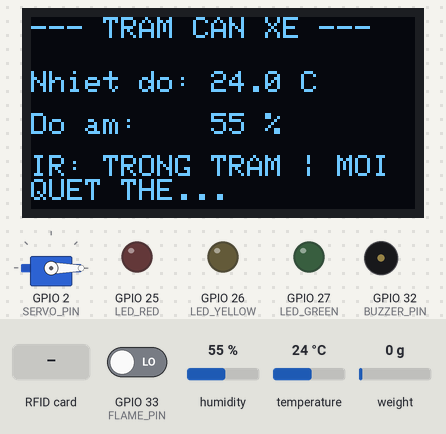
Simulated run of this sketch. Board: ESP32. Shown: 128×64 one-colour display, servo, output pins drawn as LEDs (lit = HIGH), buzzer (waves = sounding, pin HIGH). Wiring (inferred from the names in the program): IR receiver: data GPIO 13. Dashed ring = blinking. The test bench sets the inputs (shaded band); at power-on: GPIO 33 (FLAME_PIN) LOW, humidity 55 %, temperature 24 °C, weight on the scale 0 g. WiFi joins after 1.5 s; servers stay silent unless stated; no MQTT or app messages arrive unless stated; what the sketch prints to the serial monitor is not drawn.

Above: at 4.8 s.
4.9 s: RFID card E7 C1 12 07 held to the reader
At 5.3 s:
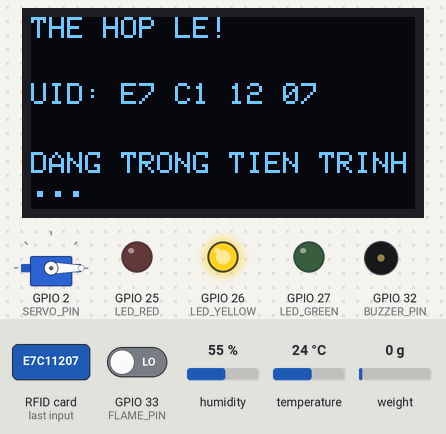
12.5 s: GPIO 33 (FLAME_PIN) driven HIGH
At 12.95 s:
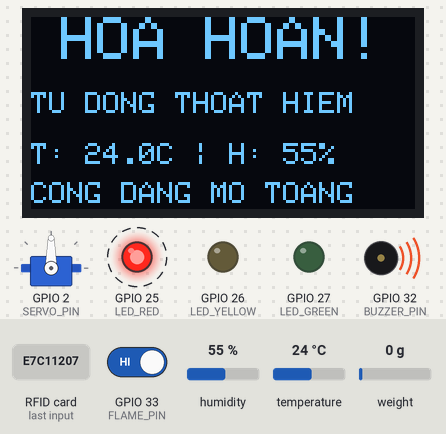
14.5 s: humidity set to 22 %
At 15.29 s:
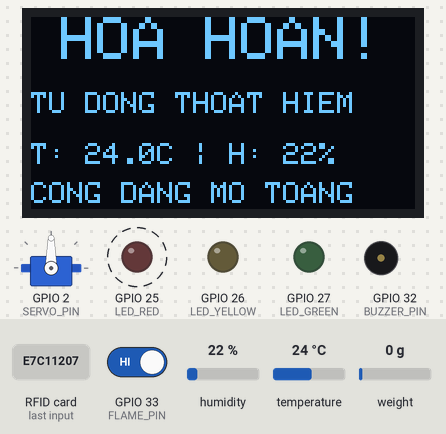
16.6 s: temperature set to 12 °C
At 18.57 s:
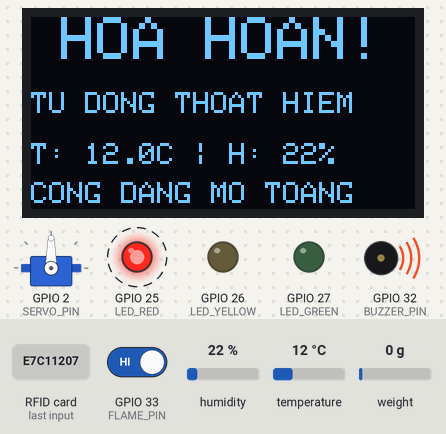
Timing chart, 0 to 25.1 s (numbered marks = the images above; inputs shaded):
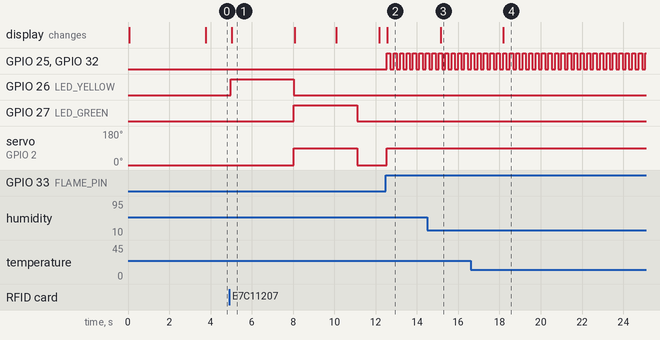

Measured:
- after the input at 4.9 s, GPIO 26 (LED_YELLOW): LOW → HIGH after 0.09 s, → LOW 3.0 s later; GPIO 27 (LED_GREEN): LOW → HIGH after 3.1 s, → LOW 3.1 s later; servo on GPIO 2 (SERVO_PIN): 0° → 90° after 3.1 s, → 0° 3.1 s later; the display: changes after 0.13 s (image 1)
- after the input at 12.5 s, GPIO 25 (LED_RED), GPIO 32 (BUZZER_PIN): alternates HIGH for 0.16 s and LOW for 0.16 s, starting after 0.05 s; servo on GPIO 2 (SERVO_PIN): 0° → 90° after 0.05 s; the display: changes after 0.07 s (image 2)
- after the input at 14.5 s, the display: changes after 0.66 s (image 3)
- after the input at 16.6 s, the display: changes after 1.6 s (image 4)
- what the display in image 1 shows lasts 3.1 s, from 5.0 s to 8.1 s

The sketch:

NODE2_FULL.ino
```cpp
#include <SPI.h>
#include <MFRC522.h>
#include <Wire.h>
#include <Adafruit_GFX.h>
#include <Adafruit_SSD1306.h>
#include <HX711.h>
#include <ESP32Servo.h>
#include <WiFi.h>
#include <PubSubClient.h>
#include <DHT.h>
#include <ArduinoJson.h>
#include <esp_now.h>

const char* ssid = "OPPO";
const char* password = "123456790";
const char* thingsboard_server = "mqtt.thingsboard.cloud";
const char* access_token = "D3gS54hEZnVcpJzJD3H5";

WiFiClient espClient;
PubSubClient mqttClient(espClient);


uint8_t mac_code1[] = {0xfc, 0xe8, 0xc0, 0xe1, 0x11, 0x48};

typedef struct __attribute__((packed)) struct_esp1 {
    uint8_t id;
    float x;
    int y;
} struct_esp1;
struct_esp1 dataToSend;

typedef struct struct_message_Node3 {
  int TotalRed;
  int TotalGreen;
  int DoCon;
  int Nuoc;
} struct_message_Node3;
struct_message_Node3 incomingData;
esp_now_peer_info_t peerInfo;

void OnDataSent(const uint8_t *mac_addr, esp_now_send_status_t status) {
  Serial.print("Trang thai gui ESP-NOW: ");
  Serial.println(status == ESP_NOW_SEND_SUCCESS ? "Thanh cong" : "That bai");
}

void OnDataRecv(const esp_now_recv_info_t * mac, const uint8_t *incomingDataPtr, int len) {
  if (len == sizeof(struct_message_Node3)) {
    memcpy(&incomingData, incomingDataPtr, sizeof(incomingData));
    Serial.println("--- NHAN DU LIEU TU NODE 3 ---");
    Serial.printf("Mau Do: %d | Mau Xanh: %d | Do Con: %d | Nuoc: %d\n",
                  incomingData.TotalRed, incomingData.TotalGreen, incomingData.DoCon, incomingData.Nuoc);
    Serial.println("------------------------------");
  } else {
    Serial.println("Du lieu nhan kich thuoc khong hop le!");
  }
}

#define SCREEN_WIDTH 128
#define SCREEN_HEIGHT 64
#define OLED_RESET    -1
Adafruit_SSD1306 display(SCREEN_WIDTH, SCREEN_HEIGHT, &Wire, OLED_RESET);

#define SS_PIN    5
#define RST_PIN   4
MFRC522 mfrc522(SS_PIN, RST_PIN);

#define LOADCELL_DOUT_PIN 21
#define LOADCELL_SCK_PIN  22
HX711 scale;
float calibration_factor = 69444.45;
#define SERVO_PIN 2
Servo gateServo;

#define IR_PIN 13
#define LED_RED    25
#define LED_YELLOW 26
#define LED_GREEN  27

#define FLAME_PIN  33   // Chân tín hiệu cảm biến lửa GPIO 33
#define BUZZER_PIN 32
#define DHTPIN     15
#define DHTTYPE    DHT11
DHT dht(DHTPIN, DHTTYPE);

String validUID = "E7 C1 12 07";
bool dangTrongTienTrinh = false;
bool heThongBiKhoaDoChay = false;

String current_led = "OFF";
int current_servo = 0;
float t = 28.5;
float h = 60.0;

void setup_wifi() {
  delay(10);
  Serial.println();
  Serial.print("Dang ket noi den WiFi: ");
  Serial.println(ssid);
  WiFi.mode(WIFI_STA);
  WiFi.begin(ssid, password);
  while (WiFi.status() != WL_CONNECTED) {
    delay(500);
    Serial.print(".");
  }
  Serial.println("\nWiFi da ket noi!");
  Serial.print("Kenh WiFi (Channel) hien tai: ");
  Serial.println(WiFi.channel());
}

void on_callback(char* topic, byte* payload, unsigned int length) {
  char json[200];
  memcpy(json, payload, length);
  json[length] = '\0';

  StaticJsonDocument<200> doc;
  DeserializationError error = deserializeJson(doc, json);
  if (error) return;

  String method = doc["method"];

  if (method == "resetFire") {
    heThongBiKhoaDoChay = false;
    digitalWrite(BUZZER_PIN, LOW);
    dieuKhienServo(0);
    dieuKhienDen("OFF");
    Serial.println("-> DA RESET BAO CHAY TU THINGSBOARD!");

    String responseTopic = String(topic);
    responseTopic.replace("request", "response");
    mqttClient.publish(responseTopic.c_str(), "{\"status\":\"ok\"}");
  }
}

void reconnect() {
  while (!mqttClient.connected()) {
    Serial.print("Dang ket noi MQTT ThingsBoard...");
    if (mqttClient.connect("ESP32_TramCan", access_token, NULL)) {
      Serial.println("Thanh cong!");
      mqttClient.subscribe("v1/devices/me/rpc/request/+");
    } else {
      Serial.print("That bai, ma loi: ");
      Serial.print(mqttClient.state());
      Serial.println(" Thu lai sau 5 giay...");
      delay(5000);
    }
  }
}

void guiTrangThaiHeThong(String uid, float weight, String status) {
  if (!mqttClient.connected()) reconnect();
  int irState = digitalRead(IR_PIN);

  String payload = "{";
  payload += "\"uid\":\"" + uid + "\",";
  payload += "\"weight\":" + String(weight, 1) + ",";
  payload += "\"status\":\"" + status + "\",";
  payload += "\"temperature\":" + String(t, 1) + ",";
  payload += "\"humidity\":" + String(h, 1) + ",";
  payload += "\"ir_sensor\":" + String(irState) + ",";
  payload += "\"flame_detected\":" + String(heThongBiKhoaDoChay ? 1 : 0) + ",";
  payload += "\"active_led\":\"" + current_led + "\",";
  payload += "\"buzzer\":" + String(digitalRead(BUZZER_PIN)) + ",";
  payload += "\"barrier_angle\":" + String(current_servo);
  payload += "}";

  char attributes[300];
  payload.toCharArray(attributes, 300);
  mqttClient.publish("v1/devices/me/telemetry", attributes);
  Serial.println("Da dong bo I/O len ThingsBoard: " + payload);

  dataToSend.id = 1;
  dataToSend.x = weight;
  dataToSend.y = irState;
  esp_now_send(mac_code1, (uint8_t *) &dataToSend, sizeof(dataToSend));
}

void dieuKhienDen(String mau) {
  current_led = mau;
  digitalWrite(LED_RED, (mau == "RED") ? HIGH : LOW);
  digitalWrite(LED_YELLOW, (mau == "YELLOW") ? HIGH : LOW);
  digitalWrite(LED_GREEN, (mau == "GREEN") ? HIGH : LOW);
}

void dieuKhienServo(int goc) {
  current_servo = goc;
  gateServo.write(goc);
}

void setup() {
  Serial.begin(115200);

  Wire.begin(16, 17);
  if(!display.begin(SSD1306_SWITCHCAPVCC, 0x3C)) {
    Serial.println(F("Khong tim thay OLED"));
    for(;;);
  }
  display.clearDisplay();
  display.setTextColor(SSD1306_WHITE);
  display.setTextSize(1);
  display.setCursor(0, 10);
  display.println("Khoi dong he thong...");
  display.display();
  delay(1000);

  setup_wifi();
  mqttClient.setServer(thingsboard_server, 1883);
  mqttClient.setCallback(on_callback);

  if (esp_now_init() != ESP_OK) {
    Serial.println("Loi khoi tao ESP-NOW");
    return;
  }
  esp_now_register_send_cb(esp_now_send_cb_t(OnDataSent));
  esp_now_register_recv_cb(esp_now_recv_cb_t(OnDataRecv));

  memcpy(peerInfo.peer_addr, mac_code1, 6);
  peerInfo.channel = 0;
  peerInfo.encrypt = false;
  if (esp_now_add_peer(&peerInfo) != ESP_OK){
    Serial.println("Loi khi them Peer ESP-NOW");
    return;
  }

  SPI.begin();
  mfrc522.PCD_Init();

  dht.begin();

  scale.begin(LOADCELL_DOUT_PIN, LOADCELL_SCK_PIN);
  scale.set_scale(calibration_factor);
  scale.tare();

  ESP32PWM::allocateTimer(0);
  gateServo.setPeriodHertz(50);
  gateServo.attach(SERVO_PIN, 500, 2400);
  dieuKhienServo(0);

  pinMode(IR_PIN, INPUT);
  pinMode(LED_RED, OUTPUT);
  pinMode(LED_YELLOW, OUTPUT);
  pinMode(LED_GREEN, OUTPUT);

  pinMode(FLAME_PIN, INPUT);
  pinMode(BUZZER_PIN, OUTPUT);
  digitalWrite(BUZZER_PIN, LOW);

  dieuKhienDen("OFF");
}

void loop() {
  if (!mqttClient.connected()) reconnect();
  mqttClient.loop();

  static unsigned long thoiGianDocDHT = 0;
  if (millis() - thoiGianDocDHT > 3000) {
    thoiGianDocDHT = millis();
    float moi_t = dht.readTemperature();
    float moi_h = dht.readHumidity();
    if (!isnan(moi_t) && !isnan(moi_h)) {
      t = moi_t;
      h = moi_h;
    }
  }

  int flameVal = digitalRead(FLAME_PIN);

  if (flameVal == HIGH || heThongBiKhoaDoChay) {
    heThongBiKhoaDoChay = true;
    dieuKhienServo(90);

    static unsigned long thoiGianCoi = 0;
    static bool trangThaiCoi = false;
    if (millis() - thoiGianCoi > 150) {
      thoiGianCoi = millis();
      trangThaiCoi = !trangThaiCoi;
      digitalWrite(BUZZER_PIN, trangThaiCoi ? HIGH : LOW);
      digitalWrite(LED_RED, trangThaiCoi ? HIGH : LOW);
      digitalWrite(LED_YELLOW, LOW);
      digitalWrite(LED_GREEN, LOW);
    }
    current_led = "FLASH_RED_EMERGENCY";

    display.clearDisplay();
    display.setTextSize(2); display.setCursor(10, 0); display.println("HOA HOAN!");
    display.setTextSize(1);
    display.setCursor(0, 25); display.println("TU DONG THOAT HIEM");
    display.setCursor(0, 42); display.println("T: " + String(t, 1) + "C | H: " + String(h, 0) + "%");
    display.setCursor(0, 55); display.println("CONG DANG MO TOANG");
    display.display();

    static unsigned long thoiGianGuiMqtt = 0;
    if (millis() - thoiGianGuiMqtt > 2000) {
      thoiGianGuiMqtt = millis();
      guiTrangThaiHeThong("EMERGENCY", 0.0, "HOA HOAN KHAN CAP!");
    }
    return;
  }

  int irState = digitalRead(IR_PIN);
  String irStatus = (irState == LOW) ? "CO XE CHAN" : "TRONG TRAM";

  static unsigned long lastUpdate = 0;
  if (!dangTrongTienTrinh && (millis() - lastUpdate > 3000)) {
    lastUpdate = millis();
    dieuKhienDen("OFF");
    dieuKhienServo(0);
    digitalWrite(BUZZER_PIN, LOW);
    guiTrangThaiHeThong("None", 0.0, "Cho Quet Thong");

    display.clearDisplay();
    display.setTextSize(1);
    display.setCursor(0, 0);   display.println("--- TRAM CAN XE ---");
    display.setCursor(0, 18);  display.println("Nhiet do: " + String(t, 1) + " C");
    display.setCursor(0, 32);  display.println("Do am:    " + String(h, 0) + " %");
    display.setCursor(0, 46);  display.println("IR: " + irStatus + " | MOI QUET THE...");
    display.display();
  }

  if (!mfrc522.PICC_IsNewCardPresent() || !mfrc522.PICC_ReadCardSerial()) {
    delay(100);
    return;
  }

  dangTrongTienTrinh = true;
  String readUID = "";
  for (byte i = 0; i < mfrc522.uid.size; i++) {
    readUID += String(mfrc522.uid.uidByte[i] < 0x10 ? "0" : "");
    readUID += String(mfrc522.uid.uidByte[i], HEX);
    if (i < mfrc522.uid.size - 1) readUID += " ";
  }
  readUID.toUpperCase();
  Serial.println("Quet thay card UID: " + readUID);

  if (readUID == validUID) {
    dieuKhienDen("YELLOW");
    guiTrangThaiHeThong(readUID, 0.0, "Hop Le - Dang Xu Ly");
    hienThiGiaoDien("THE HOP LE!", "UID: " + readUID, "DANG TRONG TIEN TRINH...");
    delay(2000);

    float weightKg = scale.get_units(10);
    if (weightKg < 0) weightKg = 0;
    float weightG = weightKg * 1000.0;
    String weightStr = String(weightG, 0) + " g";
    Serial.println("Trong tai do duoc: " + weightStr);

    if (weightG > 1000.0) {
      dieuKhienDen("RED"); dieuKhienServo(0);
      digitalWrite(BUZZER_PIN, HIGH);
      guiTrangThaiHeThong(readUID, weightG, "Qua Tai");
      hienThiGiaoDien("UID: " + readUID, "CAN: " + weightStr, "QUA TAI! CAM QUA CUA");
      delay(5000);
      digitalWrite(BUZZER_PIN, LOW);
    }
    else {
      dieuKhienDen("GREEN"); dieuKhienServo(90);
      guiTrangThaiHeThong(readUID, weightG, "Cho Phep Qua");
      hienThiGiaoDien("UID: " + readUID, "CAN: " + weightStr, "MO CUA! MOI QUA TRAM");
      delay(2000);

      while (digitalRead(IR_PIN) == LOW) {
        if (digitalRead(FLAME_PIN) == HIGH) return;
        hienThiGiaoDien("XE DANG DI QUA...", "IR: CO XE CHAN (0)", "VUI LONG CHO...");
        guiTrangThaiHeThong(readUID, weightG, "Xe Dang Di Qua");
        delay(500);
      }

      hienThiGiaoDien("XE DA QUA CUA", "IR: TRONG KHONG (1)", "DONG BARRIER...");
      delay(1000);
      dieuKhienServo(0); dieuKhienDen("OFF");
      guiTrangThaiHeThong("None", 0.0, "Da Qua Tram - Cho Xe Moi");
      delay(1000);
    }
  }
  else {
    dieuKhienDen("RED"); dieuKhienServo(0);
    digitalWrite(BUZZER_PIN, HIGH);
    guiTrangThaiHeThong(readUID, 0.0, "The Khong Hop Le");
    hienThiGiaoDien("THE KHONG HOP LE!", "UID: " + readUID, "TU CHOI TRUY CAP!");
    delay(4000);
    digitalWrite(BUZZER_PIN, LOW);
  }

  dangTrongTienTrinh = false;
  mfrc522.PICC_HaltA();
}

void hienThiGiaoDien(String dong1, String dong2, String dong3) {
  display.clearDisplay();
  display.setTextSize(1);
  display.setCursor(0, 0);  display.println(dong1);
  display.setCursor(0, 22); display.println(dong2);
  display.setCursor(0, 45); display.println(dong3);
  display.display();
}
```
